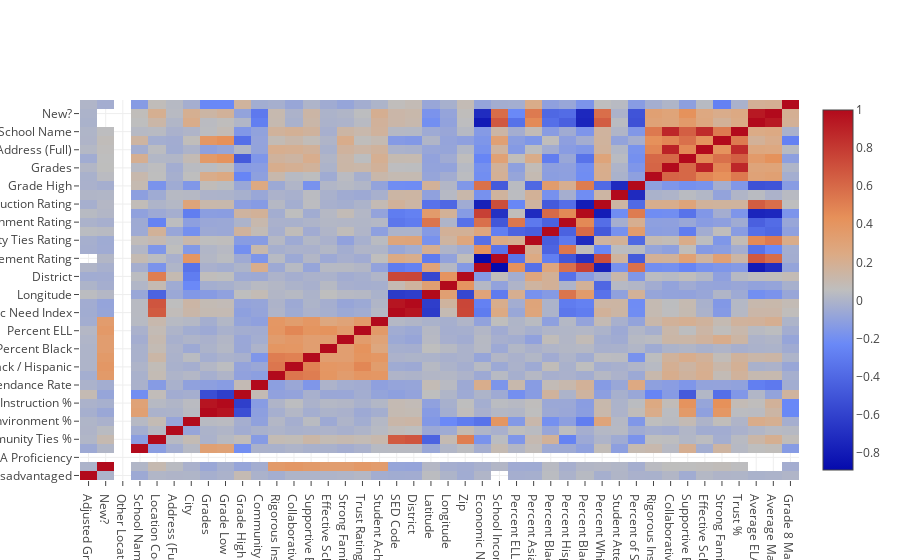

Here is the notebook cell this chart was saved with:
### Code cell
trace = Heatmap(z=np.array(nf.corr()),
                x = nf.columns,
               y = nf.columns[::-1])
data=[trace]
iplot(data)

### Figure 1 — Plotly figure (JSON) as saved in the notebook; plotly's stock layout.template omitted (floating-point values rounded to 4 significant figures; data arrays with more than 128 entries replaced by an {"elided": "..."} marker saying what was removed)
{"data": [{"type": "heatmap", "uid": "676b9a8c-a351-11e8-97f8-c49deda04bd1", "x": ["Adjusted Grade", "New?", "Other Location Code in LCGMS", "School Name", "Location Code", "Address (Full)", "City", "Grades", "Grade Low", "Grade High", "Community School?", "Rigorous Instruction Rating", "Collaborative Teachers Rating", "Supportive Environment Rating", "Effective School Leadership Rating", "Strong Family-Community Ties Rating", "Trust Rating", "Student Achievement Rating", "SED Code", "District", "Latitude", "Longitude", "Zip", "Economic Need Index", "School Income Estimate", "Percent ELL", "Percent Asian", "Percent Black", "Percent Hispanic", "Percent Black / Hispanic", "Percent White", "Student Attendance Rate", "Percent of Students Chronically Absent", "Rigorous Instruction %", "Collaborative Teachers %", "Supportive Environment %", "Effective School Leadership %", "Strong Family-Community Ties %", "Trust %", "Average ELA Proficiency", "Average Math Proficiency", "Grade 8 Math 4s - Economically Disadvantaged"], "y": ["Grade 8 Math 4s - Economically Disadvantaged", "Average Math Proficiency", "Average ELA Proficiency", "Trust %", "Strong Family-Community Ties %", "Effective School Leadership %", "Supportive Environment %", "Collaborative Teachers %", "Rigorous Instruction %", "Percent of Students Chronically Absent", "Student Attendance Rate", "Percent White", "Percent Black / Hispanic", "Percent Hispanic", "Percent Black", "Percent Asian", "Percent ELL", "School Income Estimate", "Economic Need Index", "Zip", "Longitude", "Latitude", "District", "SED Code", "Student Achievement Rating", "Trust Rating", "Strong Family-Community Ties Rating", "Effective School Leadership Rating", "Supportive Environment Rating", "Collaborative Teachers Rating", "Rigorous Instruction Rating", "Community School?", "Grade High", "Grade Low", "Grades", "City", "Address (Full)", "Location Code", "School Name", "Other Location Code in LCGMS", "New?", "Adjusted Grade"], "z": {"elided": "42x42 float values"}}], "layout": {}}
